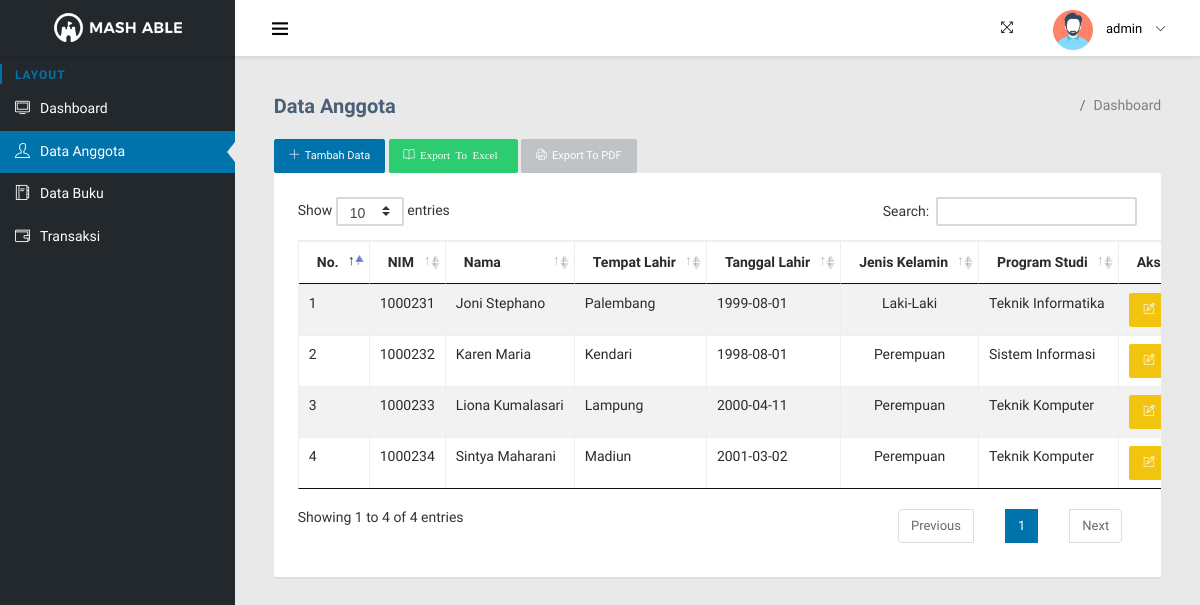
/index.php?page=anggota (signed in), run on the app's committed database.
### tables this page shows
CREATE TABLE `tb_user` (
  `id` int(10) NOT NULL,
  `username` varchar(100) NOT NULL,
  `password` varchar(200) NOT NULL,
  `nama` varchar(150) NOT NULL,
  `level` varchar(30) NOT NULL,
  `foto` varchar(250) NOT NULL
);

CREATE TABLE `tb_anggota` (
  `nim` int(11) NOT NULL,
  `nama` varchar(250) NOT NULL,
  `tempat_lahir` varchar(100) NOT NULL,
  `tgl_lahir` date NOT NULL,
  `jk` enum('l','p') NOT NULL,
  `prodi` varchar(150) NOT NULL
);

### page/anggota/anggota.php (the view, shortened to what this page needs)
<div class="page-header">
    <div class="page-header-title">
        <h4>Data Anggota</h4>
    </div>
    <div class="page-header-breadcrumb">
        <ul class="breadcrumb-title">
            <li class="breadcrumb-item">
                <a href="#!">
                    <i class="icofont icofont-home"></i>
                </a>
            </li>
            <li class="breadcrumb-item"><a href="#!">Dashboard</a>
            </li>
        </ul>
    </div>
</div>
<div class="page-body">
    <a href="?page=anggota&aksi=tambah" class="btn btn-primary btn-sm text-left"><i class="ti-plus"></i>Tambah Data</a>
    <a href="./laporan/laporan_anggota_excel.php" target="blank" class="btn btn-success text-right btn-sm"><i class="ti-book"> Export To Excel</i></a>
    <a href="./laporan/laporan_anggota_pdf.php" target="blank" class="btn btn-default text-right btn-sm"><i class="ti-printer"></i>Export to PDF</a>
    <div class="row">
        <div class="col-md-12">
            <div class="card card-contact borderless-card">
                <div class="table-responsive p-4">
                    <table class="table table-striped table-bordered table-hover" id="dataTable">
                        <thead>
                            <tr>
                                <th>No.</th>
                                <th>NIM</th>
                                <th>Nama</th>
                                <th>Tempat Lahir</th>
                                <th>Tanggal Lahir</th>
                                <th>Jenis Kelamin</th>
                                <th>Program Studi</th>
                                <th>Aksi</th>
                            </tr>
                        </thead>
                        <tbody>
                            <?php
                                $no=1;
                                $sql=$koneksi->query("SELECT*FROM tb_anggota");
                                while ($data=$sql->fetch_assoc()) {
                                    $jk=($data['jk']==l)?"Laki-Laki":"Perempuan";
                             ?>
                            <tr class="odd gradeX">
                                <td><?php echo $no++; ?></td>
                                <td><?php echo $data['nim']; ?></td>
                                <td><?php echo $data['nama']; ?></td>
                                <td><?php echo $data['tempat_lahir']; ?></td>
                                <td><?php echo $data['tgl_lahir']; ?></td>
                                <td class="text-center"><?php echo $jk; ?></td>
                                <td><?php echo $data['prodi']; ?></td>
                                <td>
                                    <a href="?page=anggota&aksi=ubah&id=<?php echo $data['nim']; ?>" class="btn btn-warning btn-sm">
                                        <i class="ti-pencil-alt">&nbsp;Ubah</i>
                                    </a>
                                </td>
                            </tr>
                            <?php } ?>
                        </tbody>
                    </table>
                </div>
            </div>
        </div>
    </div>
</div>

### index.php (shortened to what this page needs)
<?php
    include 'koneksi.php';
    $id_petugas=$_SESSION['petugas']['id'];
        $ambil=$koneksi->query("SELECT*FROM tb_user WHERE id='$id_petugas' ");
        $pecah=$ambil->fetch_assoc();
 ?>
<!DOCTYPE html>
<html lang="en">
<head>
        <link rel="stylesheet" type="text/css" href="assets/plugins/bootstrap/dist/css/bootstrap.min.css">
    <link rel="stylesheet" type="text/css" href="assets/icon/themify-icons/themify-icons.css">
    <link rel="stylesheet" type="text/css" href="assets/icon/icofont/css/icofont.css">
    <link rel="stylesheet" type="text/css" href="assets/pages/flag-icon/flag-icon.min.css">
    <link rel="stylesheet" type="text/css" href="assets/pages/menu-search/css/component.css">
    <link rel="stylesheet" type="text/css" href="assets/css/style.css">
    <link rel="stylesheet" type="text/css" href="assets/css/linearicons.css" >
    <link rel="stylesheet" type="text/css" href="assets/css/simple-line-icons.css">
    <link rel="stylesheet" type="text/css" href="assets/css/jquery.mCustomScrollbar.css">
    <link rel="stylesheet" type="text/css" href="assets/plugins/dataTables/css/jquery.dataTables.css">
    <link rel="stylesheet" type="text/css" href="assets/plugins/dataTables/css/dataTables.bootstrap4.min.css">
</head>
<body>
    <div id="pcoded" class="pcoded">
        <div class="pcoded-container navbar-wrapper">
            <nav class="navbar header-navbar pcoded-header" >
                <div class="navbar-wrapper">
                    <div class="navbar-logo" navbar-theme="theme4">
                        <a href="#!">
                            <img class="img-fluid" src="assets/images/logo.png" alt="Theme-Logo" />
                        </a>
                    </div>
                    <div class="navbar-container container-fluid">
                        <div>
                            <ul class="nav-left">
                                <li>
                                    <div class="sidebar_toggle"><a href="javascript:void(0)"><i class="ti-menu"></i></a></div>
                                </li>
                            </ul>
                            <ul class="nav-right">
                                <li>
                                    <a href="#!" onclick="javascript:toggleFullScreen()">
                                        <i class="ti-fullscreen"></i>
                                    </a>
                                </li>
                                <li class="user-profile header-notification">
                                    <a href="#!">
                                        <img src="assets/images/user.png" alt="User-Profile-Image">
                                        <span><?php echo $pecah['nama']; ?></span>
                                        <i class="ti-angle-down"></i>
                                    </a>
                                </li>
                            </ul>
                        </div>
                    </div>
                </div>
            </nav>
            <div class="pcoded-main-container">
                <div class="pcoded-wrapper">
                    <nav class="pcoded-navbar" >
                        <div class="pcoded-inner-navbar main-menu">
                            <div class="pcoded-navigatio-lavel">Layout</div>
                            <ul class="pcoded-item pcoded-left-item">
                                <li class="<?php if(!$_GET['page']){ echo 'pcoded-trigger active'; } ?>">
                                    <a href="index.php">
                                        <span class="pcoded-micon"><i class="ti-desktop"></i></span>
                                        <span class="pcoded-mtext">Dashboard</span>
                                    </a>
                                </li>
                                <li class="<?php if($_GET['page']=='anggota'){ echo 'pcoded-trigger active'; } ?>">
                                    <a href="?page=anggota">
                                        <span class="pcoded-micon"><i class="ti-user"></i></span>
                                        <span class="pcoded-mtext">Data Anggota</span>
                                        <span class="pcoded-mcaret"></span>
                                    </a>
                                </li>
                                <li class="<?php if($_GET['page']=='buku'){ echo 'pcoded-trigger active'; } ?>">
                                    <a href="?page=buku">
                                        <span class="pcoded-micon"><i class="ti-agenda"></i></span>
                                        <span class="pcoded-mtext">Data Buku</span>
                                    </a>
                                </li>
                                <li class="<?php if($_GET['page']=='transaksi'){ echo 'pcoded-trigger active'; } ?> ">
                                    <a href="?page=transaksi">
                                        <span class="pcoded-micon"><i class="ti-wallet"></i></span>
                                        <span class="pcoded-mtext">Transaksi</span>
                                    </a>
                                </li>
                            </ul>
                        </div>
                    </nav>
                    <div class="pcoded-content">
                        <div class="pcoded-inner-content">
                            <div class="main-body">
                                <div class="page-wrapper">
                                    <?php
                                        $page=$_GET['page'];
                                        $aksi=$_GET['aksi'];
                                        if ($page=="anggota") {
                                            if ($aksi=="") {
                                                include 'page/anggota/anggota.php';
                                            }elseif ($aksi=="tambah") {
                                                include 'page/anggota/tambah.php';
                                            }elseif ($aksi=="ubah") {
                                                include 'page/anggota/ubah.php';
                                            }elseif ($aksi=="hapus"){
                                                include 'page/anggota/hapus.php';
                                            }
                                        }elseif ($page==""){
                                            include 'home.php';
                                        }
                                     ?>
                                </div>
                            </div>
                        </div>
                    </div>
                </div>
            </div>
        </div>
    </div>
</body>
</html>

### data on the page
tb_user: nama "admin"
tb_anggota: nim "1000231", nama "Joni Stephano", tempat_lahir "Palembang", tgl_lahir "1999-08-01", jk "Laki-Laki", prodi "Teknik Informatika"
tb_anggota: nim "1000232", nama "Karen Maria", tempat_lahir "Kendari", tgl_lahir "1998-08-01", jk "Perempuan", prodi "Sistem Informasi"
tb_anggota: nim "1000233", nama "Liona Kumalasari", tempat_lahir "Lampung", tgl_lahir "2000-04-11", jk "Perempuan", prodi "Teknik Komputer"
tb_anggota: nim "1000234", nama "Sintya Maharani", tempat_lahir "Madiun", tgl_lahir "2001-03-02", jk "Perempuan", prodi "Teknik Komputer"
